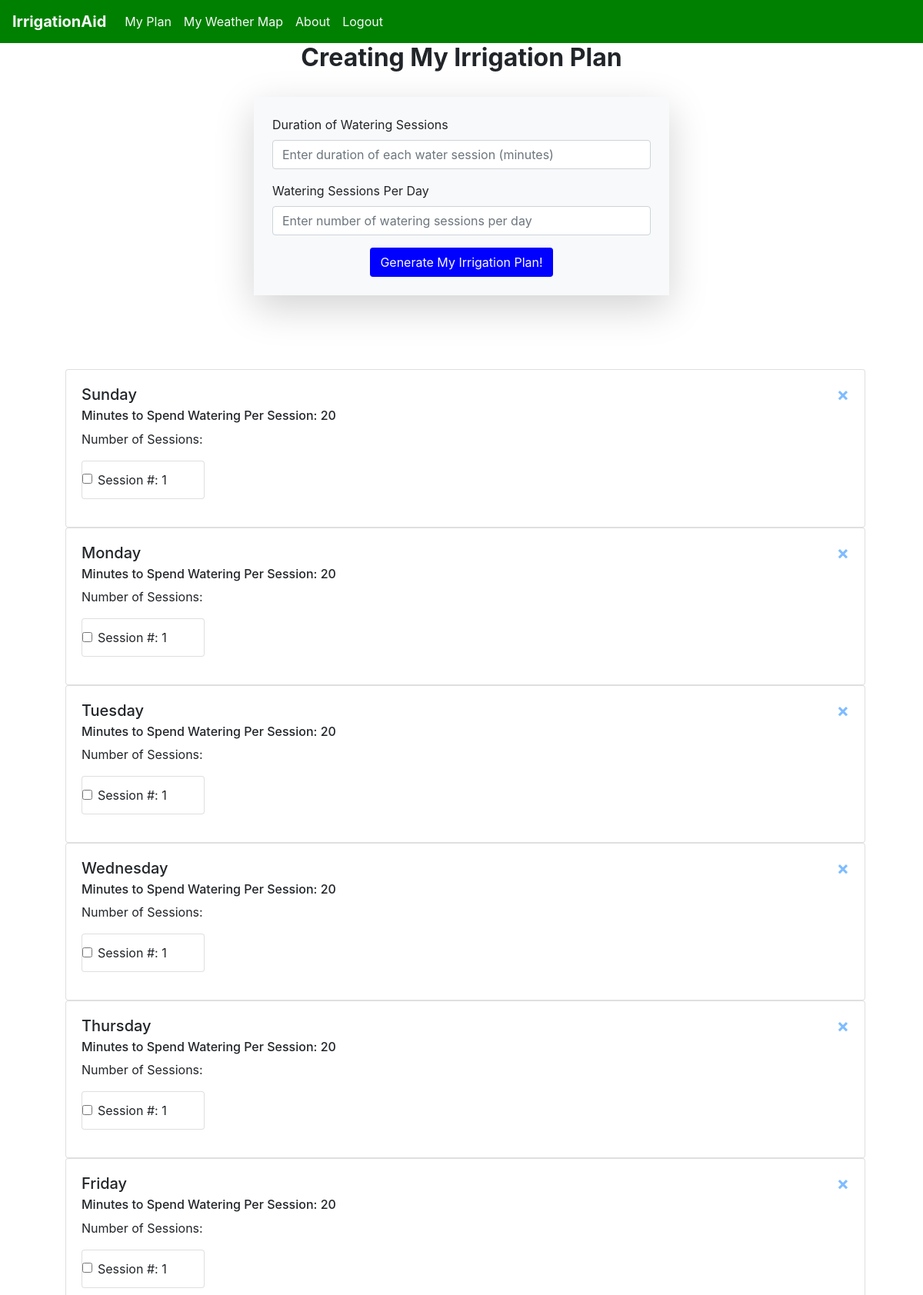
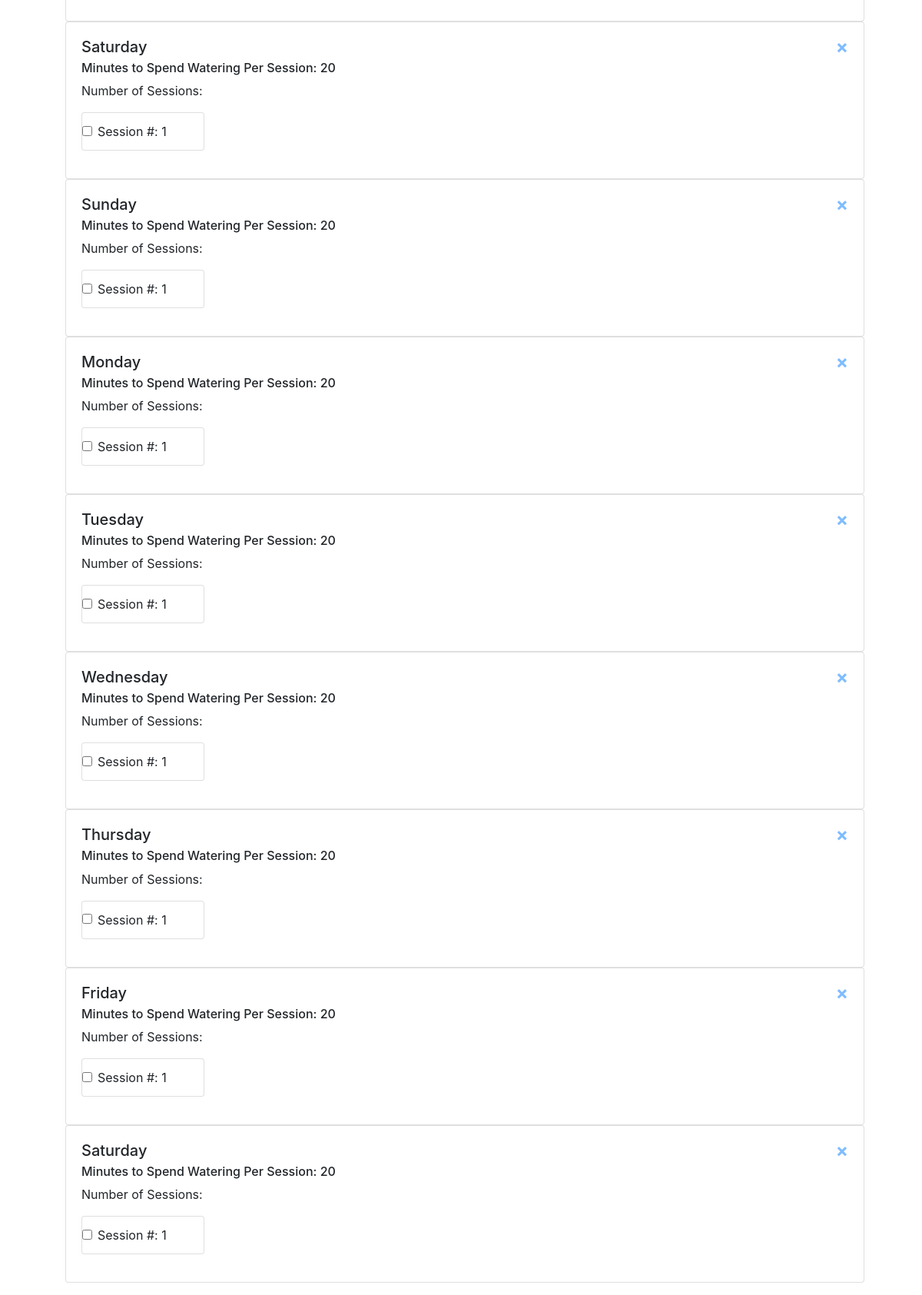
The page / (signed in) on the database its author committed (2 pictures, top to bottom).
### website/db_models.py (models this page shows)
class Irrigation(db.Model):
    id = db.Column(db.Integer, primary_key = True)
    duration_per_session = db.Column(db.Integer, nullable = False)
    num_sessions_per_day = db.Column(db.Integer, nullable = False)
    account_id = db.Column(db.Integer, db.ForeignKey("account.id"))

### website/routes.py (the view, shortened to what this page needs)
@routes.route("/", methods = ["GET", "POST"])
@login_required
def home_page():
    return render_template("home_page.html", account = current_user)

### website/__init__.py (called while the page is built)
def create_web_app():
    web_app = Flask(__name__)
    web_app.secret_key = "0123456789"
    web_app.config["SQLALCHEMY_DATABASE_URI"] = f"sqlite:///{DATABASE}"
    db.init_app(web_app)
    from .routes import routes
    from .authentication import authentication
    web_app.register_blueprint(routes, url_prefix = "/")
    web_app.register_blueprint(authentication, url_prefix = "/")
    from .db_models import Account
    from .db_models import Irrigation
    get_database(web_app)
    manage_login = LoginManager()
    manage_login.login_view = "authentication.sign_in"
    manage_login.init_app(web_app)
    @manage_login.user_loader
    def user_load(id):
        return Account.query.get(int(id))
    return web_app

### website/templates/home_page.html
{% extends "base.html" %}{% block title %}Home{% endblock %}
{% block page_content %}
    <h2>
        <center>
            <strong>
                Creating My Irrigation Plan
            </strong>
        </center>
    </h2>
<br>
<form method = "POST">
    <section>
        <div class = "row content d-flex justify-content-center">
            <div class = "col-md-6">
                <div class = "box shadow-lg bg-light p-4">
                    <form class = "mb-3">
                        <div class = "form-floating mb-3">
                            <label>Duration of Watering Sessions</label>
                            <input
                            type = "integer"
                            class = "form-control"
                            name = "duration_per_session"
                            id = "duration_per_session"
                            placeholder = "Enter duration of each water session (minutes)"/>
                        </div>
                        <div class = "form-floating mb-3">
                            <label>Watering Sessions Per Day</label>
                            <input
                            type = "integer"
                            class = "form-control"
                            name = "sessions_per_day"
                            id = "sessions_per_day"
                            placeholder = "Enter number of watering sessions per day"/>
                        </div>
                        <div class = "d-grip gap-2" align = "center">
                            <button type = "submit" class = "btn text-light" style = "background-color: blue;">Generate My Irrigation Plan!</button>
                        </div>
                    </form>
                </div>
            </div>
        </div>
    </section>
</form>
<br></br>
{% set days_of_week = [
    "Sunday",
    "Monday",
    "Tuesday",
    "Wednesday",
    "Thursday",
    "Friday",
    "Saturday"
] %}
<br></br>
<ul id = "irrigation_plans">
    {% for irrigation_plan in account.irrigation_plans %}
        {% for day_of_week in days_of_week %}
            <div class="card" style="width: 65rem;">
                <div class="card-body">
                    <button type = "button" class = "close">
                        <a href = "/del-account-irrigation-plan/{{ irrigation_plan.id }}">
                            <span aria-hidden = true>&times;</span>
                        </a>
                    </button>
                <h5 class="card-title">{{ day_of_week }}</h5>
                <h6 class="card-subtitle mb-2 text-body-secondary">Minutes to Spend Watering Per Session: {{ irrigation_plan.duration_per_session }}</h6>
                <p class="card-text">Number of Sessions:
                    {% for num_session_per_day in range(irrigation_plan.num_sessions_per_day) %}
                        <ul class="list-group" style = "width: 10rem">
                            <li class="list-group-item">
                                <input class="form-check-input me-1" type="checkbox">
                                <label class="form-check-label">Session #: {{ num_session_per_day + 1 }}</label>
                            </li>
                        </ul>
                    {% endfor %}
                </p>
                </div>
            </div>
        {% endfor %}
    {% endfor %}
</ul>
{% endblock %}

### website/templates/base.html (shortened to what this page needs)
<!DOCTYPE html>
<html lang = "en">
<head>
    <link
      rel = "stylesheet"
      href = "https://stackpath.bootstrapcdn.com/bootstrap/4.4.1/css/bootstrap.min.css"
    />
    <link
      rel = "stylesheet"
      href = "https://stackpath.bootstrapcdn.com/font-awesome/4.7.0/css/font-awesome.min.css"
    />
</head>
<body>
    <nav class = "navbar navbar-expand-lg" style = "background-color: green;">
        <div class = "collapse navbar-collapse" id = "navbar">
            <div class = "navbar-nav">
                <span class = "navbar-brand text-light">
                    <strong>
                        IrrigationAid
                    </strong>
                </span>
                {% if account.is_authenticated %}
                    <a class = "nav-link text-light" id = "home" href = "/">My Plan</a>
                    <a class = "nav-link text-light" id = "weathermap" href = "/weathermap">My Weather Map</a>
                    <a class = "nav-link text-light" id = "about" href = "/about">About</a>
                    <a class = "nav-link text-light" id = "logout" href = "/logout">Logout</a>
                {% else %}
                    <a class = "nav-link text-light" id = "about" href = "/about">About</a>
                    <a class = "nav-link text-light" id = "signup" href = "/signup">Sign Up</a>
                    <a class = "nav-link text-light" id = "signin" href = "/signin">Sign In</a>
                {% endif %}
            </div>
        </div>
    </nav>
    <div class = "container">
        {% block page_content%}{% endblock %}
    </div>
</body>
</html>

### rows shown on the page
Irrigation: days_of_week "Sunday" "Monday" "Tuesday" "Wednesday" "Thursday" "Friday" "Saturday", duration_per_session "20" "20" "20" "20" "20" "20" "20", num_session_per_day "1" "1" "1" "1" "1" "1" "1"
Irrigation: days_of_week "Sunday" "Monday" "Tuesday" "Wednesday" "Thursday" "Friday" "Saturday", duration_per_session "20" "20" "20" "20" "20" "20" "20", num_session_per_day "1" "1" "1" "1" "1" "1" "1"
